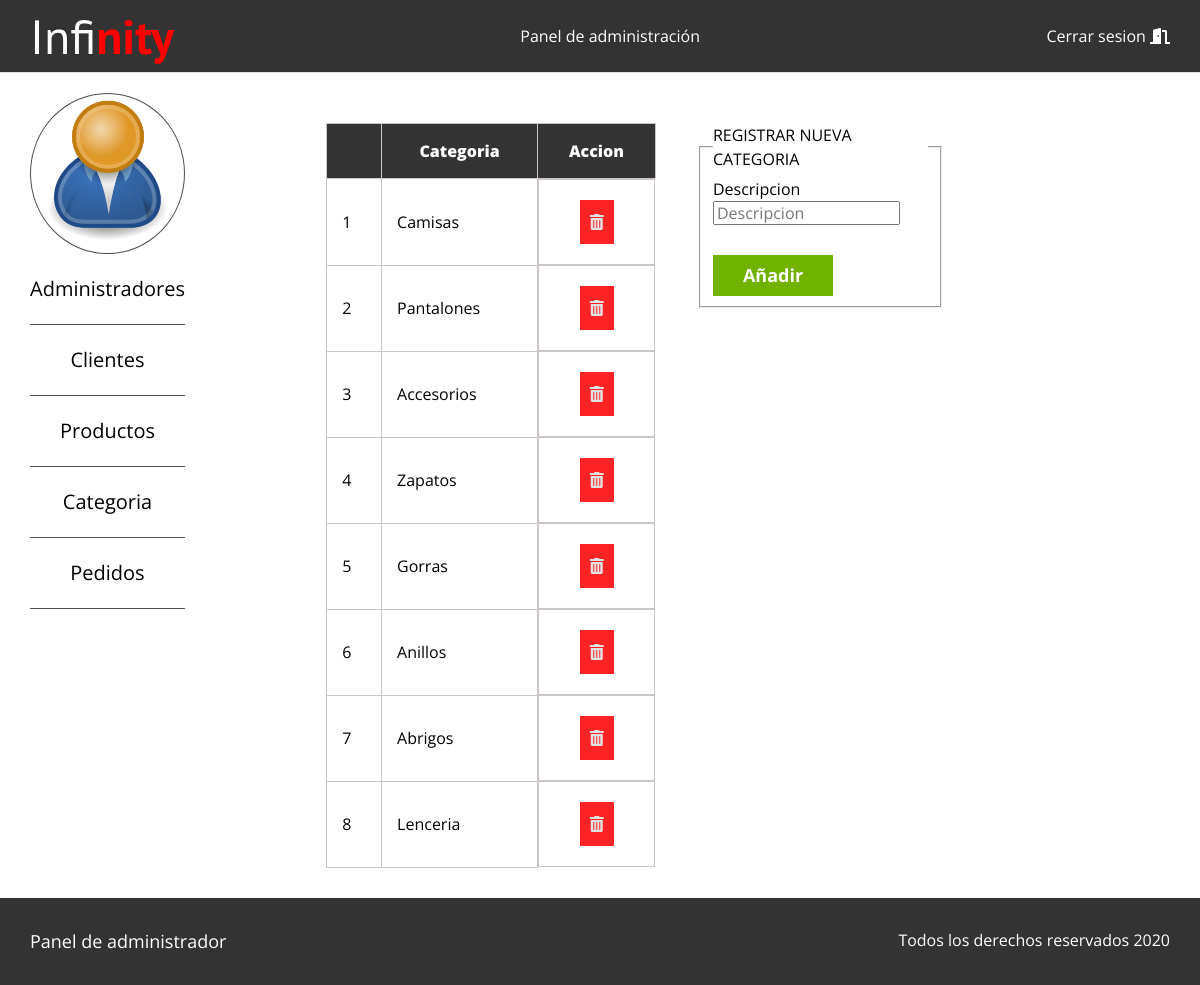
The app's page /Panel/categorias/index.php with its own data.
### tables this page shows
CREATE TABLE `categoria` (
  `categoria_id` int(10) NOT NULL,
  `categoria_descripcion` varchar(50) NOT NULL
);

### src/Categoria.php (called while the page is built, shortened)
<?php
    class Categoria{
        private $cn=null;
        public function __construct()
        {
            $this->config=parse_ini_file(__DIR__.'/../config.ini');
            $this->cn = new \PDO($this->config['dns'], $this->config['usuario'], $this->config['clave'],array(
                \PDO::MYSQL_ATTR_INIT_COMMAND => 'SET NAMES utf8'
            ));
        }
        public function mostrar(){
            $sql = "SELECT categoria.categoria_id, categoria.categoria_descripcion FROM categoria";
            $resultado=$this->cn->prepare($sql);
            if($resultado->execute())
                return $resultado->fetchAll();
            return false;
        }
    }

### Panel/categorias/index.php (the view, shortened to what this page needs)
<!DOCTYPE html>
<html lang="en">
<head>
    <link rel="stylesheet" href="../../assets/css/normalize.css">
    <link rel="stylesheet" href="../../assets/css/styles_panel.css">
    <link rel="stylesheet" href="../../assets/css/all.css">
</head>
<body>
    <header class="site-header borde-inferior">
        <div class="contenedor">
            <div class="barra">
                <a href="../dashboard.php">
                    <h1 class="no-margin">Infi<span>nity</span></h1>
                </a>
                <a href="">Panel de administración</a>
                <a href="../../index.php">Cerrar sesion <i class="fas fa-door-open"></i></a>
            </div>
        </div>
    </header>
    <section class="contenedor wrapper">
        <div class="contenido-panel">
            <div class="usuario">
                <div class="imagen-usuario">
                    <a href=""><img src="../../assets/img/1200px-User_icon_2.svg.png" alt=""></a>
                </div>
                <nav class="navegacion-usuario">
                    <a href="../administradores/index.php">Administradores</a>
                    <a href="../clientes/index.php">Clientes</a>
                    <a href="../productos/index.php">Productos</a>
                    <a href="">Categoria</a>
                    <a href="../pedidos/index.php">Pedidos</a>
                </nav>
            </div>
            <div class="datos-panel">
                <div class="tabla tabla-categoria">
                    <div class="tabla-cat">
                        <table class="">
                            <tr>
                                <th><strong></strong></th>
                                <th><strong>Categoria</strong></th>
                                <th><strong>Accion</strong></th>
                            </tr>
                            <?php
                            $categoria= new infinity\Categoria;
                            $info_categoria = $categoria->mostrar();
                            $cantidad=count($info_categoria);
                            if($cantidad > 0){
                            for($x = 0; $x<$cantidad; $x++){
                                $item= $info_categoria[$x];
                            ?>
                            <tr>
                                <td><?php print ($x+1) ?></td>
                                <td><?php print $item['categoria_descripcion'] ?></td>
                                <td class="accion">
                                    <a class="a-eliminar" href="acciones.php?id=<?php print $item['categoria_id'] ?>"><i class="fas fa-trash-alt"></i></a>
                                </td>
                            </tr>
                            <?php }} ?>
                        </table>
                    </div>
                    <div class="submit-cat">
                        <fieldset>
                            <legend>REGISTRAR NUEVA CATEGORIA</legend>
                            <form method="POST" action="acciones.php" enctype="multipart/form-data">
                                <label>Descripcion</label>
                                <input type="text" name="descripcion" placeholder="Descripcion" required>
                                <input type="submit" name="accion" value="Añadir" class="boton boton-verde enviar">
                            </form>
                        </fieldset>
                    </div>
                </div>
            </div>
        </div>
    </section>
    <footer class="site-footer seccion">
        <div class="contenedor contenedor-footer">
            <nav class="navegacion">
                <a href="inicio.html">Panel de administrador</a>
            </nav>
            <p class="copyright">Todos los derechos reservados 2020</p>
        </div>
    </footer>
</body>
</html>

### assets/css/styles_panel.css (style rules this page uses)
html { font-size: 62.5%; box-sizing: border-box; }
*,*::before,*::after { box-sizing: inherit; }
body { font-family: 'Open Sans', sans-serif; font-size: 1.6rem; line-height: 1.5; min-height: 100vh; }
.contenedor { max-width: 120rem; margin: 0 auto; width: 95%; }
h1, h2, h3, h4 { font-family: 'PT Sans', sans-serif; }
h1 { font-size: 4.8rem; }
img { max-width: 100%; }
.no-margin { margin: 0; }
.borde-inferior { border-bottom: .5rem solid #4f4f4f; }
.wrapper { min-height: calc(100vh - 18rem); }
.boton { color: white; font-weight: 700; text-decoration: none; font-size: 1.8rem; padding: 1rem 3rem; margin-top: 3rem; display: inline-block; text-align: center; border: none; }
.boton-verde { background-color: #71B100; }
@media (min-width: 768px) { .barra { display: flex; justify-content: space-between; align-items: center; } }
.site-header { border-bottom: 1px solid #e1e1e1; background-color: #333333; }
.site-header a { color: white; text-decoration: none; }
.site-header h1 { text-align: center; font-weight: 400; }
.site-header h1 span { font-weight: 700; color:red; }
.navegacion a { text-decoration: none; text-align: center; display: block; font-size: 1.8rem; }
@media (min-width: 768px) { .navegacion a { display: inline; margin-right: 4rem; } }
@media (min-width: 768px) { .navegacion a:last-of-type { margin:0; } }
.contenido-panel { display: flex; margin-top: 2rem; }
.usuario { flex: 0 0 calc(15% - 2rem); }
.imagen-usuario { border-radius: 50%; border: 1px solid #4f4f4f; }
.navegacion-usuario a { text-decoration: none; text-align: center; display: block; font-size: 2rem; color: black; padding: 2rem 0; border-bottom: 1px solid #4f4f4f; }
.datos-panel { flex: 0 0 calc(85% - 2rem); }
.tabla { display: flex; justify-content: center; margin-top: 3rem; margin-bottom: 3rem; }
.tabla-categoria { justify-content: right; width: 80%; }
.tabla-cat { align-self: flex-end; margin-left: 10rem; width: 100%; justify-items: center; }
.submit-cat { width: 60%; justify-items: center; }
table th, td { border: 1px solid #ccc5c5; padding: 1.5rem; }
table { border-collapse: collapse; width: 80%; }
.accion { display: inline-block; color: white; }
table a { padding: .5rem; text-align: center; }
table th { color: white; background-color: #333333; }
.accion { width: 100%; height: 100%; display: flex; justify-content: center; text-decoration: none; text-align: center; }
.accion a { text-decoration: none; color: #e1e1e1; padding: 1rem; margin: .5rem; }
.a-eliminar { background-color: #fb2323; }
.site-footer a { color: #ffffff; }
.site-footer { background-color: #333333; margin:0; }
.copyright { margin: 0; color: #ffffff; }
.contenedor-footer { padding:3rem 0; display: flex; justify-content: space-between; }

### assets/css/all.css (style rules this page uses)
.fa, .fas, .far, .fal, .fad, .fab { -moz-osx-font-smoothing: grayscale; -webkit-font-smoothing: antialiased; display: inline-block; font-style: normal; font-variant: normal; text-rendering: auto; line-height: 1; }
.fa-door-open:before { content: "\f52b"; }
.fa-trash-alt:before { content: "\f2ed"; }
.fa, .fas { font-family: 'Font Awesome 5 Free'; font-weight: 900; }

### records on screen
categoria: categoria_descripcion "Camisas"
categoria: categoria_descripcion "Pantalones"
categoria: categoria_descripcion "Accesorios"
categoria: categoria_descripcion "Zapatos"
categoria: categoria_descripcion "Gorras"
categoria: categoria_descripcion "Anillos"
categoria: categoria_descripcion "Abrigos"
categoria: categoria_descripcion "Lenceria"
